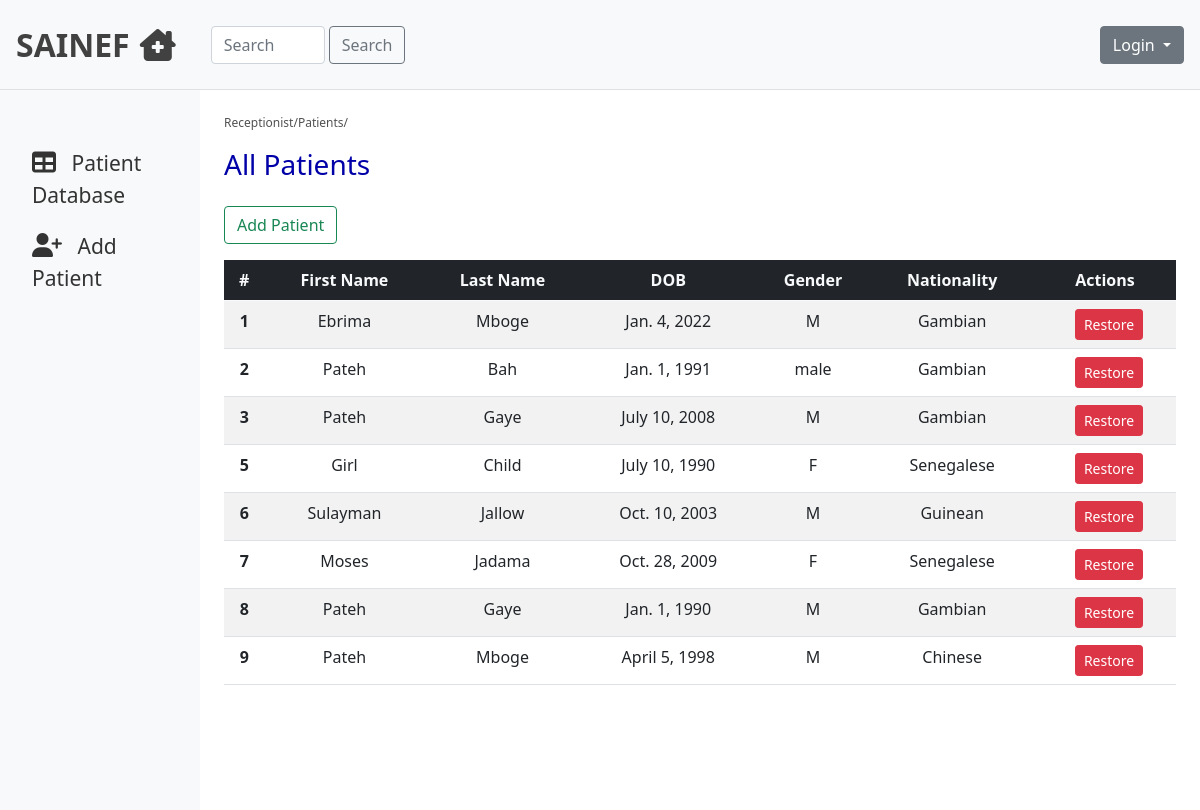
The app's page /patient/all with its own data.
### hmsApp/models.py (models this page shows, shortened)
class SoftDelete(models.Model):
    is_deleted = models.BooleanField(default=False)
    class Meta:
        abstract = True

class PatientBio(SoftDelete):
    gender_choices = [
        ('M', 'Male'),
        ('F', 'Female'),
    ]
    firstname = models.CharField(max_length=200, verbose_name="Patient First Name")
    lastname = models.CharField(max_length=200, verbose_name="Patient Last Name")
    dob = models.DateField(verbose_name="Date of Birth")
    gender = models.CharField(max_length=200, choices = gender_choices, verbose_name="Gender")
    nationality = models.CharField(max_length=200, verbose_name="Nationality")

### hmsApp/views.py (the view)
# urls.py: path('patient/all', views.patientBioArchive, name='patient-all'),
def patientBioArchive(request):
    patients = PatientBio.objects.all()
    return render(request, 'hmsApp/receptionist-restore.html', {'patients': patients})

### hmsApp/templates/hmsApp/receptionist-restore.html (shortened to what this page needs)
{% extends "hmsApp/base.html" %}
{% block content %}
    <nav class="navbar navbar-light bg-light p-3">
          <div class="d-flex col-12 col-md-3 col-lg-2 mb-2 mb-lg-0 flex-wrap flex-md-nowrap justify-content-between">
              <a class="navbar-brand" href="#">SAINEF<i class="fas fa-clinic-medical" aria-hidden="true"></i></a>
          </div>
          <div class="col-12 col-md-4 col-lg-2">
              <form class="d-flex">
                  <input class="form-control me-1" type="search" placeholder="Search" name="search" aria-label="Search">
                  <button class="btn btn-outline-secondary" type="submit">Search</button>
              </form>
          </div>
          <div class="col-12 col-md-5 col-lg-8 d-flex align-items-center justify-content-md-end mt-3 mt-md-0">
              <div class="dropdown">
                  <button class="btn btn-secondary dropdown-toggle" type="button" id="dropdownMenuButton1" data-bs-toggle="dropdown" aria-expanded="false">
                  {% if user.is_authenticated %}
                      {{ user.username }}
                  {% else %}
                      Login
                  {% endif %}
                  </button>
              </div>
          </div>
      </nav>
    <div class="container-fluid">
        <div class="row">
            <nav id="sidebar" class="col-md-3 col-lg-2 d-md-block bg-light sidebar collapse">
                <div class="position-sticky pt-md-5">
                    <ul class="nav flex-column">
                        <li class="nav-item">
                            <a class="nav-link active" href="#patients" onclick="viewPatientsList()">
                            <i class="fas fa-table" aria-hidden="true" style="font-size:24px;"></i>
                            <span class="ml-2">Patient Database</span>
                            </a>
                        </li>
                        <li class="nav-item">
                            <a class="nav-link" aria-current="page" href="#add-patient" onclick="addPatient()">
                            <i class="fas fa-user-plus" style="font-size:24px;"></i>
                            <span class="ml-3">Add Patient</span>
                            </a>
                        </li>
                    </ul>
                </div>
            </nav>
            <main id="patients" class="col-md-9 ml-sm-auto col-lg-10 px-md-4 py-4">
                <div class="link">
                    <p>Receptionist/Patients/</p>
                </div>
                <h1 class="h3">All Patients</h1>
                <div class="patients-table pt-3">
                    <div>
                        <a class="btn btn-outline-success mb-3" href="#add-patient" onclick="addPatient()">Add Patient</a>
                    </div>
                    <table class="table table-striped">
                        <thead class="bg-dark text-light text-center">
                            <tr>
                            <th scope="col">#</th>
                            <th scope="col">First Name</th>
                            <th scope="col">Last Name</th>
                            <th scope="col">DOB</th>
                            <th scope="col">Gender</th>
                            <th scope="col">Nationality</th>
                            <th scope="col">Actions</th>
                            </tr>
                        </thead>
                        <tbody class="text-center">
                            {% for patient in patients %}
                                <tr>
                                    <th scope="row">{{ patient.id }}</th>
                                    <td>{{ patient.firstname }}</td>
                                    <td>{{ patient.lastname }}</td>
                                    <td>{{ patient.dob }}</td>
                                    <td>{{ patient.gender }}</td>
                                    <td>{{ patient.nationality }}</td>
                                    <td>
                                        <div class="d-inline mx-auto">
                                            <a type="button" href="{% url 'patient-restore' patient.id %}" class="btn btn-danger btn-sm ms-2">Restore</a>
                                        </div>
                                    </td>
                                </tr>
                            {% endfor %}
                        </tbody>
                    </table>
                </div>
            </main>
        </div>
    </div>
{% endblock content %}

### hmsApp/templates/hmsApp/base.html (shortened to what this page needs)
<!doctype html>
<html lang="en">
  <head>
    <link href="https://cdn.jsdelivr.net/npm/bootstrap@5.0.2/dist/css/bootstrap.min.css" rel="stylesheet">
  </head>
  <body>
    {% block content %}
    {% endblock content %}
  </body>
</html>

### records on screen
PatientBio: id "1", firstname "Ebrima", lastname "Mboge", dob "Jan. 4, 2022", gender "M", nationality "Gambian"
PatientBio: id "2", firstname "Pateh", lastname "Bah", dob "Jan. 1, 1991", gender "male", nationality "Gambian"
PatientBio: id "3", firstname "Pateh", lastname "Gaye", dob "July 10, 2008", gender "M", nationality "Gambian"
PatientBio: id "5", firstname "Girl", lastname "Child", dob "July 10, 1990", gender "F", nationality "Senegalese"
PatientBio: id "6", firstname "Sulayman", lastname "Jallow", dob "Oct. 10, 2003", gender "M", nationality "Guinean"
PatientBio: id "7", firstname "Moses", lastname "Jadama", dob "Oct. 28, 2009", gender "F", nationality "Senegalese"
PatientBio: id "8", firstname "Pateh", lastname "Gaye", dob "Jan. 1, 1990", gender "M", nationality "Gambian"
PatientBio: id "9", firstname "Pateh", lastname "Mboge", dob "April 5, 1998", gender "M", nationality "Chinese"
